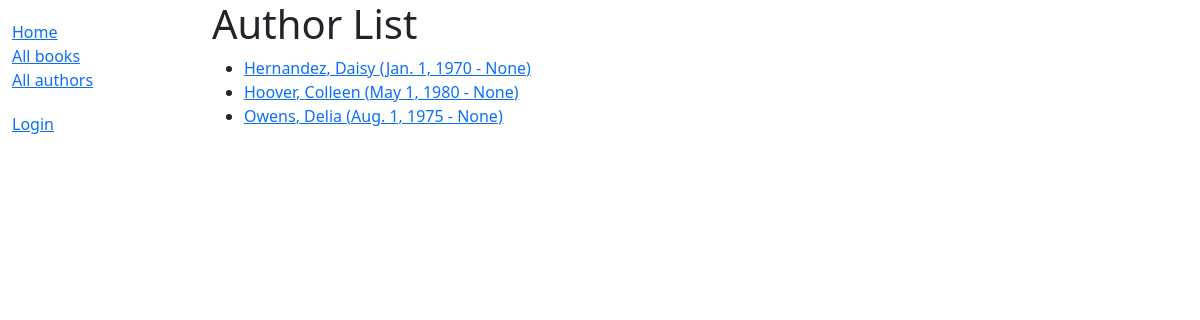
Screenshot of /catalog/authors/ with the database file from the repository.
### catalog/models.py (models this page shows, shortened)
class Author(models.Model):
    first_name = models.CharField(max_length=100)
    last_name = models.CharField(max_length=100)
    date_of_birth = models.DateField(null=True, blank=True)
    date_of_death = models.DateField('Died', null=True, blank=True)
    class Meta:
        ordering = ['last_name', 'first_name']

### catalog/views.py (the view)
# urls.py: path('authors/', views.AuthorView.as_view(), name='authors'),
class AuthorView(generic.ListView):
    model = Author

### catalog/templates/catalog/author_list.html
{% extends "base_generic.html" %}
{% block content %}
  <h1>Author List</h1>
  {% if author_list %}
  <ul>
    {% for author in author_list %}
      <li>
          <a href="{% url 'author-detail' author.pk%}"> {{author.last_name}}, {{ author.first_name }} ({{ author.date_of_birth }} {{ '-' }} {{author.date_of_death }})</a>
      </li>
    {% endfor %}
  </ul>
  {% else %}
    <p>There are no authors listed.</p>
  {% endif %}
{% endblock %}

### catalog/templates/base_generic.html (shortened to what this page needs)
<!DOCTYPE html>
<html lang="en">
<head>
  <link href="https://cdn.jsdelivr.net/npm/bootstrap@5.1.3/dist/css/bootstrap.min.css" rel="stylesheet">
  {% load static %}
  <link rel="stylesheet" href="{% static 'css/styles.css' %}">
</head>
<body>
  <div class="container-fluid">
    <div class="row">
      <div class="col-sm-2">
      {% block sidebar %}
           <ul class="sidebar-nav">
          <li><a href="{% url 'index' %}">Home</a></li>
          <li><a href="{% url 'books' %}">All books</a></li>
          <li><a href="{% url 'authors' %}">All authors</a></li>
        </ul>
         <ul class="sidebar-nav">
   {% if user.is_authenticated %}
   <li>User: {{ user.get_username }}</li>
   <li><a href="{% url 'my-borrowed' %}">My Borrowed</a></li>
   <li><a href="{% url 'logout'%}?next={{request.path}}">Logout</a></li>
   {% else %}
   <li><a href="{% url 'login'%}?next={{request.path}}">Login</a></li>
   {% endif %}
 </ul>
  </ul>{% endblock %}
      </div>
      <div class="col-sm-10 ">{% block content %}{% endblock %}</div>
    </div>
  </div>
</body>
</html>

### catalog/static/css/styles.css (style rules this page uses)
.sidebar-nav { margin-top: 20px; padding: 0; list-style: none; }

### rows the page displays
Author: last_name "Hernandez", first_name "Daisy", date_of_birth "Jan. 1, 1970", value "-", date_of_death "None"
Author: last_name "Hoover", first_name "Colleen", date_of_birth "May 1, 1980", value "-", date_of_death "None"
Author: last_name "Owens", first_name "Delia", date_of_birth "Aug. 1, 1975", value "-", date_of_death "None"
